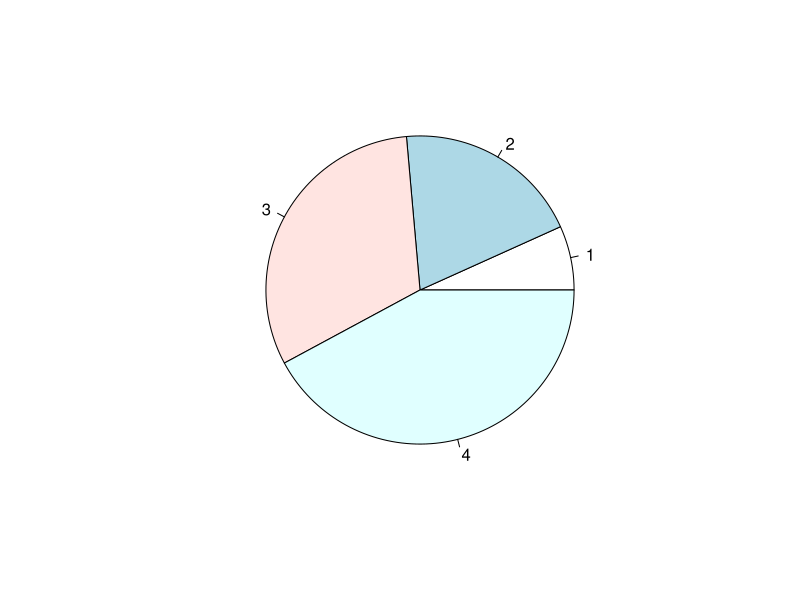
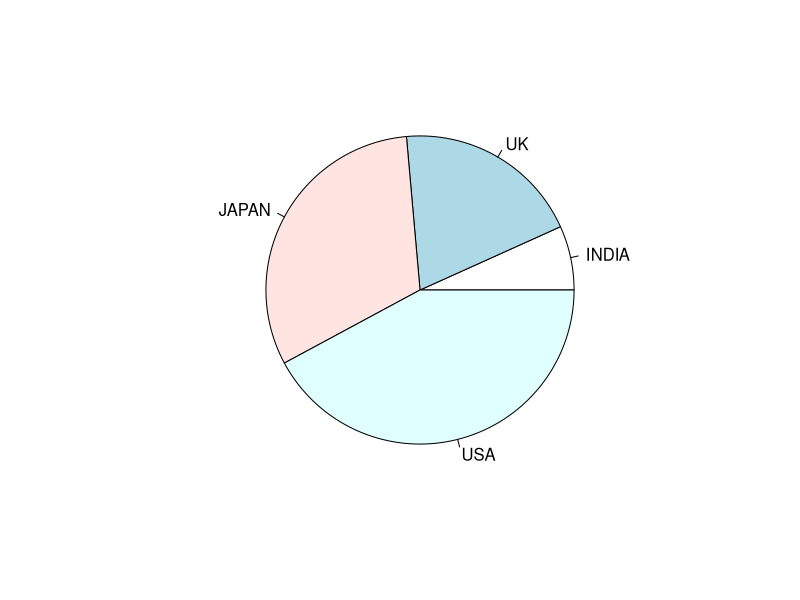
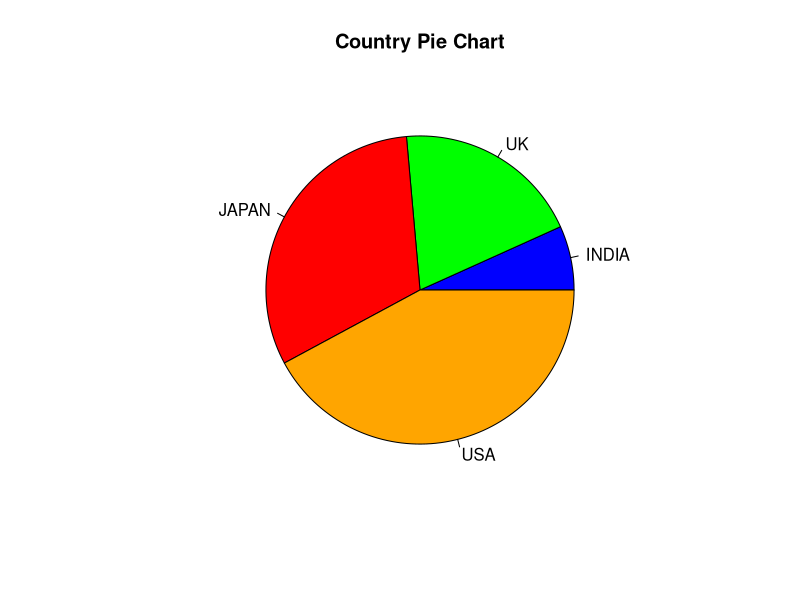
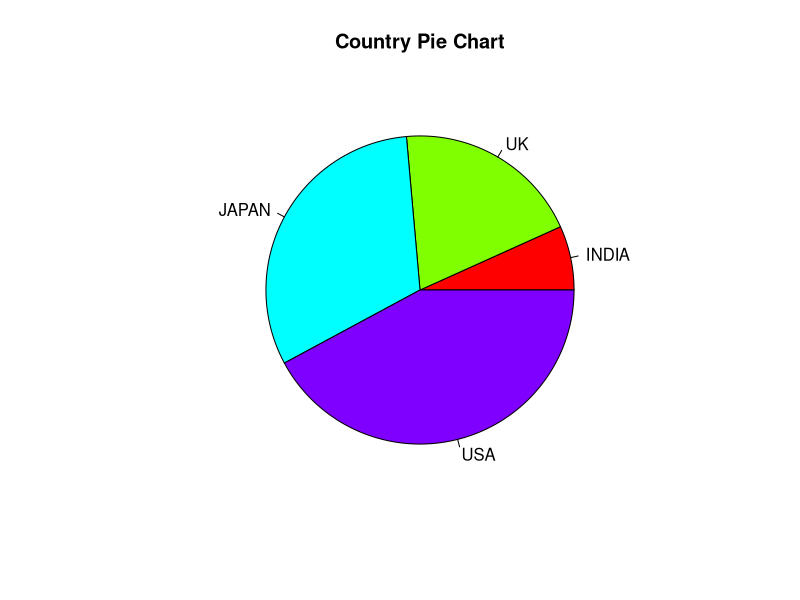
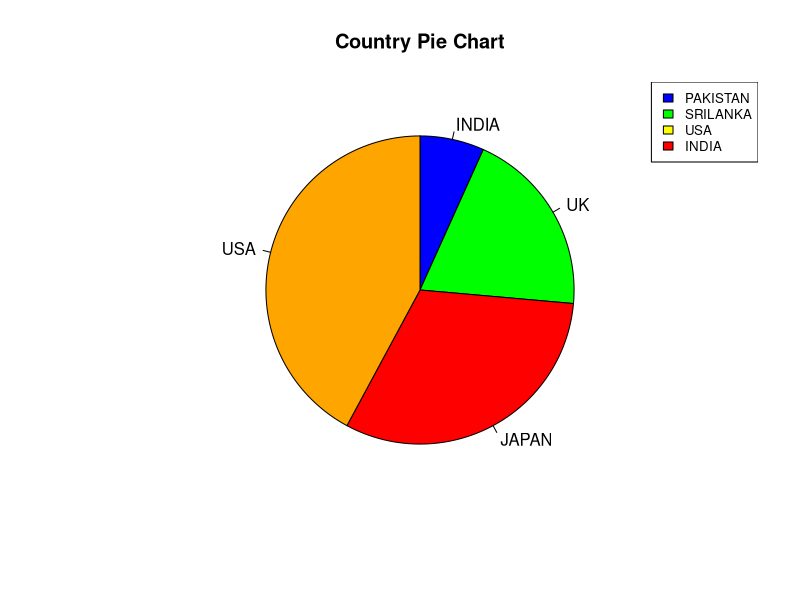
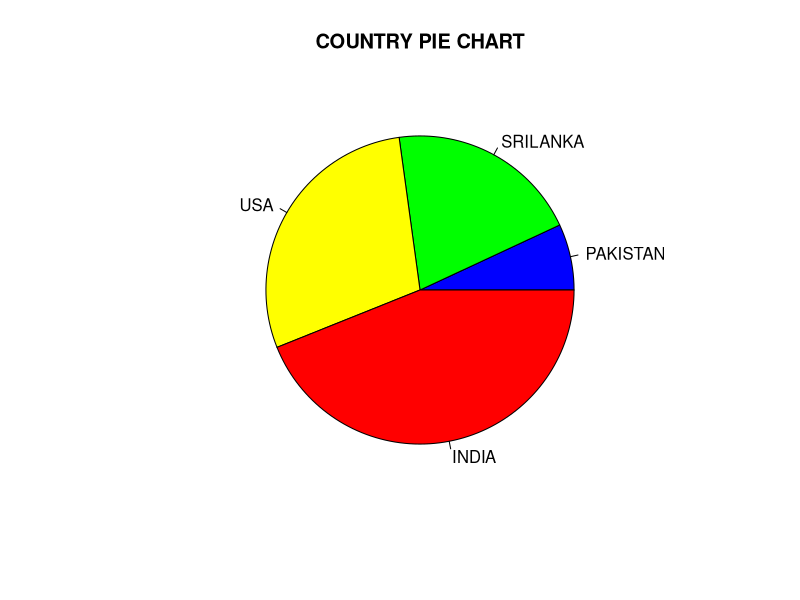
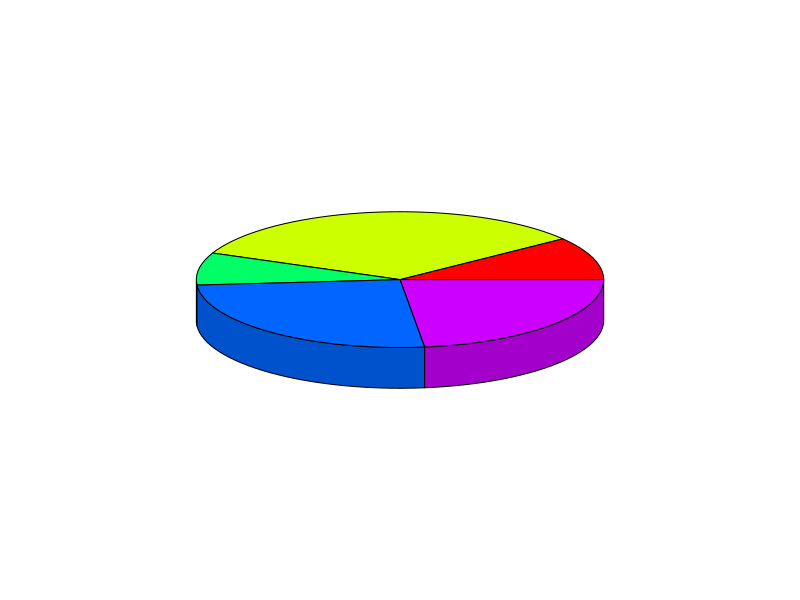
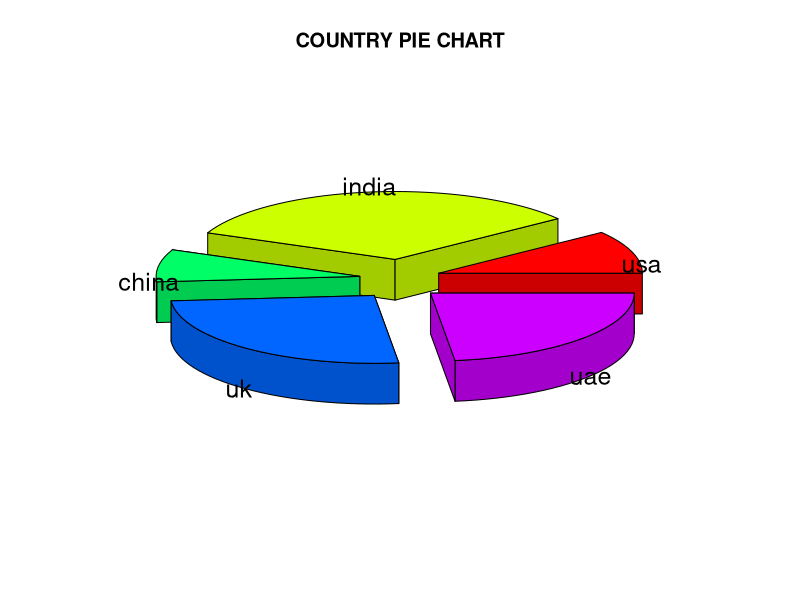

The R source for these figures, in order:
#pie(x,labels,main,col,clockwise,radius)
#x= vector
#main= little
# radius=
# col= color
# clockwise=TRUE

#(1)
x<- c(12,35,56,75)
labels<- c("INDIA","UK","JAPAN","USA")
pie(x)

#(2)
x<- c(12,35,56,75)
labels<- c("INDIA","UK","JAPAN","USA")
pie(x,labels)

#(3)
x<- c(12,35,56,75)
labels<- c("INDIA","UK","JAPAN","USA")
colors=c("blue","green","red","orange")
pie(x,labels,main="Country Pie Chart",col=colors)

#(4)
x<- c(12,35,56,75)
labels<- c("INDIA","UK","JAPAN","USA")
pie(x,labels,main="Country Pie Chart",col=rainbow(length(x)))

#(5)
x<- c(12,35,56,75)
labels<- c("INDIA","UK","JAPAN","USA")
colors=c("blue","green","red","orange")
pie(x,labels,main="Country Pie Chart",col=colors, clockwise=TRUE)

#(6)
#legend(position,legend(same as x),fill,cex(size),bg)
#position="topright"
#bg= background color

x<- c(12,35,50,76)
labels<- c("PAKISTAN","SRILANKA","USA","INDIA")
colors=c("blue","green","yellow","red")
legend("topright",c("PAKISTAN","SRILANKA","USA","INDIA"),cex=0.8,fill=colors)
pie(x,labels,main="COUNTRY PIE CHART",col=colors)

#(7) 3D PIE CHART
#pie3D(x,labels,main,col,explod)
#x=vector
#labels=x ke elements ke corresponding names
# explode=0.2,0.4,0.8 , each slices ke beech space, directly proportional to explode value. (explode=visfot/bursting)
install.packages("plotrix")
library(plotrix)
x2<- c(20,65,15,50,45)
lable2<- c("usa","india","china","uk","uae")
pie3D(x2)
pie3D(x2, labels=lable2, explode=0.2, main="COUNTRY PIE CHART")
pie3D(x2, labels=lable2, explode=0.6, main="COUNTRY PIE CHART")
pie3D(x2, labels=lable2, explode=0, main="COUNTRY PIE CHART")

#(8)complete 3d pie with legend and percentage
library(plotrix)
x1<- c(20,65,15,50,45)
lable1<- c("usa","india","china","uk","uae")
pie.percent<- round(100*x1/sum(x1) ,2)
pie3D(x1,labels=pie.percent,main="Country pie chart",col=rainbow(length(x)))
legend("topright",lable1,cex=0.6,fill=rainbow(length(x)))